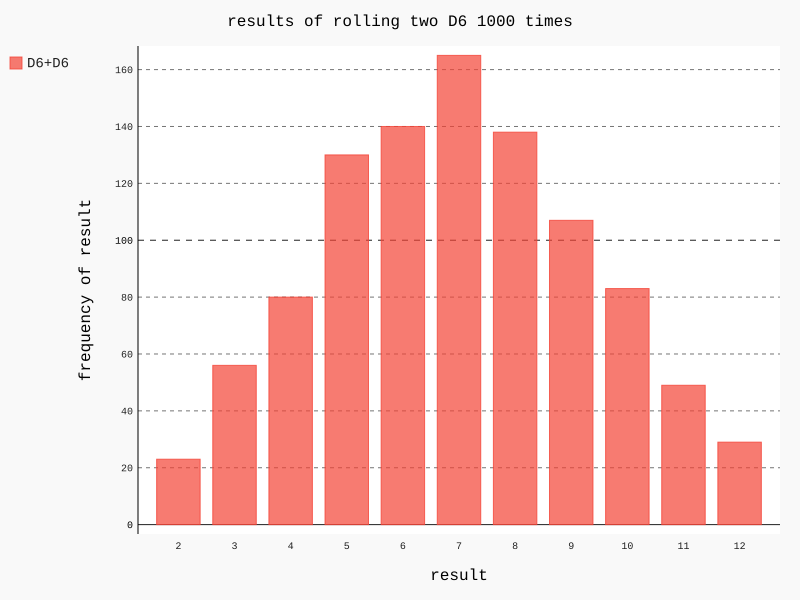

Write Python code to recreate this figure.
# 绘制直方图
import pygal
from die import Die

die_1 = Die()
die_2 = Die()
# 设置掷骰子次数以及记录每次掷出的点数
results = []
for roll_num in range(1000):
    result = die_1.roll() + die_2.roll()
    results.append(result)

# 统计每个点数出现次数
frequencies = []
max_result = die_1.num_sizes + die_2.num_sizes
for value in range(2, max_result+1):
    frequency = results.count(value)
    frequencies.append(frequency)

# 对结果可视化
hist = pygal.Bar()
hist.title = 'results of rolling two D6 1000 times'
hist.x_labels = list(range(2, max_result+1))
hist.x_title = 'result'
hist.y_title = 'frequency of result'
hist.add('D6+D6', frequencies)
hist.render_to_file('die_visual.svg')
